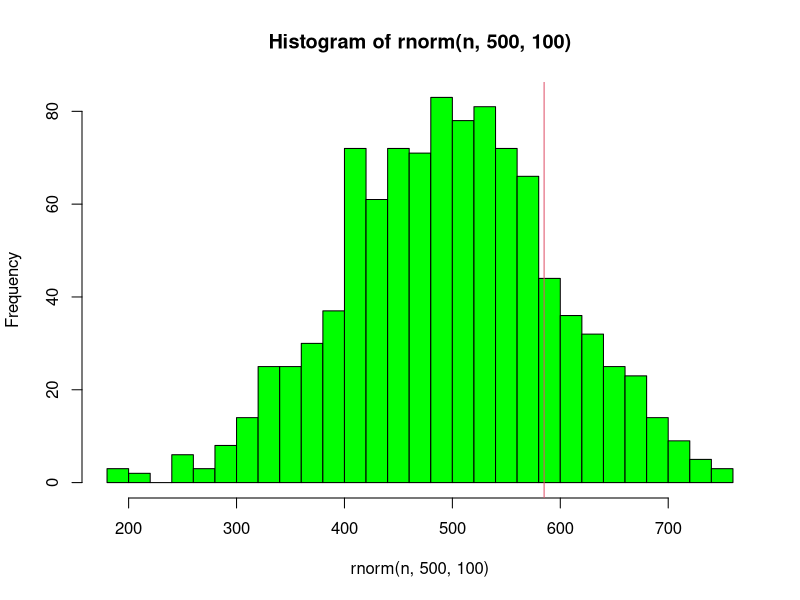
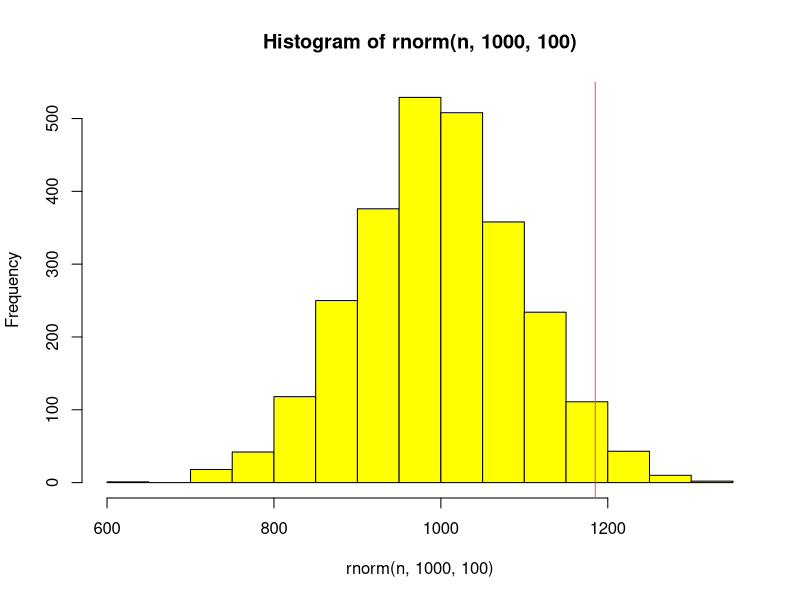

Generate these figures, in order, with R:
#Examen

#X es una variable normalmente distribuida con una media de 30 y
#una desviación estándar de 4.

#Encontrar A
pnorm(2.5)
pnorm(40,mean=30, sd=4, lower.tail=TRUE)
#Ambos resultados coinciden: 0.9937903. 

#Encontrar B
pnorm(-2.25)
pnorm(21,mean=30, sd=4, lower.tail=TRUE)
#Ambos resultados coinciden: 0.01222447.

#Encontrar C
pnorm(0)
pnorm(1.25)
pnorm(35,mean=30, sd=4, lower.tail=TRUE) - pnorm(30,mean=30, sd=4, lower.tail=TRUE)
#Ambos resultados coinciden: 0.3943502.


#X es una variable normalmente distribuida con una media de 45 y una 
#desviación estándar de 2.

#Encontrar A
pnorm(15)
pnorm(75,mean=45, sd=2, lower.tail=TRUE)
#Ambos resultados coinciden: 1.

#Encontrar B
pnorm(-16)
pnorm(13,mean=45, sd=2, lower.tail=TRUE)
#Ambos resultados coinciden: 6.388754ee-58.

#Encontrar C
pnorm(7.5)
pnorm(18.5)
pnorm(60,mean=45, sd=2, lower.tail=TRUE) - pnorm(82,mean=45, sd=2, lower.tail=TRUE)
#Al hacerlo con el cálculo manual el resultado nos da 0, pero con la función arroja un resultado diferente.

#Ingreso universidad Timmy
n=1000
hist(rnorm(n,500,100),20, col="green")
abline(v=585, col=2)
pnorm(585,mean=500, sd=100)*(100)
#Timmy obtuvo una puntuación mejor que el 80.23% de los
#estudiantes que tomaron el examen y será admitido en esta
#universidad.

#Ingreso a la BENV
n=2600
hist(rnorm(n,1000,100),20, col="yellow")
abline(v=1185, col=2)
#Planteamiento del problema: P(X<1185)>90%?
pnorm(1185,mean=1000, sd=100)*(100)
#Al obtener 1185 puntos en mi examen de ingreso a la BENV, obtuve 
#una puntuación mejor que el 90% de los estudiantes que presentaron el examen
#por lo que es muy probable que sea admitida



#Prueba de hipótesis
set.seed(10)
x <- rnorm(100,10) # Creación de una variable aleatoria de media 10
Media <- 10
test <- t.test(x, mu=Media) # Comparación de la media muestral con la media
print(test)
#El p-valor es >0.05, no se rechaza Ho. Por lotanto, la muestra tiene media igual a 10.